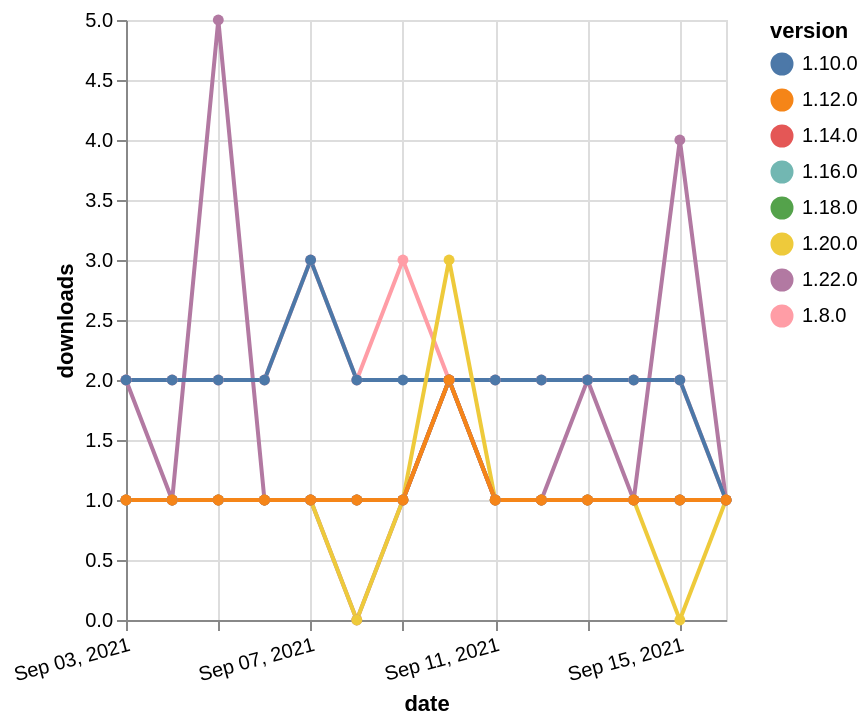

Source (Vega-Lite JSON):
### Vega-Lite specification from a JSON file in a GitHub repository (floating-point values rounded to 4 significant figures)
{"$schema": "https://vega.github.io/schema/vega-lite/v5.json", "description": "A simple bar chart with embedded data.", "data": {"values": [{"date": "2021-09-03", "total": 179, "delta": 1, "version": "1.18.0"}, {"date": "2021-09-04", "total": 180, "delta": 1, "version": "1.18.0"}, {"date": "2021-09-05", "total": 181, "delta": 1, "version": "1.18.0"}, {"date": "2021-09-06", "total": 182, "delta": 1, "version": "1.18.0"}, {"date": "2021-09-07", "total": 183, "delta": 1, "version": "1.18.0"}, {"date": "2021-09-08", "total": 184, "delta": 1, "version": "1.18.0"}, {"date": "2021-09-09", "total": 185, "delta": 1, "version": "1.18.0"}, {"date": "2021-09-10", "total": 187, "delta": 2, "version": "1.18.0"}, {"date": "2021-09-11", "total": 188, "delta": 1, "version": "1.18.0"}, {"date": "2021-09-12", "total": 189, "delta": 1, "version": "1.18.0"}, {"date": "2021-09-13", "total": 190, "delta": 1, "version": "1.18.0"}, {"date": "2021-09-14", "total": 191, "delta": 1, "version": "1.18.0"}, {"date": "2021-09-15", "total": 192, "delta": 1, "version": "1.18.0"}, {"date": "2021-09-16", "total": 193, "delta": 1, "version": "1.18.0"}, {"date": "2021-09-03", "total": 125, "delta": 2, "version": "1.22.0"}, {"date": "2021-09-04", "total": 126, "delta": 1, "version": "1.22.0"}, {"date": "2021-09-05", "total": 131, "delta": 5, "version": "1.22.0"}, {"date": "2021-09-06", "total": 132, "delta": 1, "version": "1.22.0"}, {"date": "2021-09-07", "total": 133, "delta": 1, "version": "1.22.0"}, {"date": "2021-09-08", "total": 133, "delta": 0, "version": "1.22.0"}, {"date": "2021-09-09", "total": 134, "delta": 1, "version": "1.22.0"}, {"date": "2021-09-10", "total": 136, "delta": 2, "version": "1.22.0"}, {"date": "2021-09-11", "total": 137, "delta": 1, "version": "1.22.0"}, {"date": "2021-09-12", "total": 138, "delta": 1, "version": "1.22.0"}, {"date": "2021-09-13", "total": 140, "delta": 2, "version": "1.22.0"}, {"date": "2021-09-14", "total": 141, "delta": 1, "version": "1.22.0"}, {"date": "2021-09-15", "total": 145, "delta": 4, "version": "1.22.0"}, {"date": "2021-09-16", "total": 146, "delta": 1, "version": "1.22.0"}, {"date": "2021-09-03", "total": 2400, "delta": 2, "version": "1.8.0"}, {"date": "2021-09-04", "total": 2402, "delta": 2, "version": "1.8.0"}, {"date": "2021-09-05", "total": 2404, "delta": 2, "version": "1.8.0"}, {"date": "2021-09-06", "total": 2406, "delta": 2, "version": "1.8.0"}, {"date": "2021-09-07", "total": 2409, "delta": 3, "version": "1.8.0"}, {"date": "2021-09-08", "total": 2411, "delta": 2, "version": "1.8.0"}, {"date": "2021-09-09", "total": 2414, "delta": 3, "version": "1.8.0"}, {"date": "2021-09-10", "total": 2416, "delta": 2, "version": "1.8.0"}, {"date": "2021-09-11", "total": 2418, "delta": 2, "version": "1.8.0"}, {"date": "2021-09-12", "total": 2420, "delta": 2, "version": "1.8.0"}, {"date": "2021-09-13", "total": 2422, "delta": 2, "version": "1.8.0"}, {"date": "2021-09-14", "total": 2424, "delta": 2, "version": "1.8.0"}, {"date": "2021-09-15", "total": 2426, "delta": 2, "version": "1.8.0"}, {"date": "2021-09-16", "total": 2427, "delta": 1, "version": "1.8.0"}, {"date": "2021-09-03", "total": 2256, "delta": 2, "version": "1.10.0"}, {"date": "2021-09-04", "total": 2258, "delta": 2, "version": "1.10.0"}, {"date": "2021-09-05", "total": 2260, "delta": 2, "version": "1.10.0"}, {"date": "2021-09-06", "total": 2262, "delta": 2, "version": "1.10.0"}, {"date": "2021-09-07", "total": 2265, "delta": 3, "version": "1.10.0"}, {"date": "2021-09-08", "total": 2267, "delta": 2, "version": "1.10.0"}, {"date": "2021-09-09", "total": 2269, "delta": 2, "version": "1.10.0"}, {"date": "2021-09-10", "total": 2271, "delta": 2, "version": "1.10.0"}, {"date": "2021-09-11", "total": 2273, "delta": 2, "version": "1.10.0"}, {"date": "2021-09-12", "total": 2275, "delta": 2, "version": "1.10.0"}, {"date": "2021-09-13", "total": 2277, "delta": 2, "version": "1.10.0"}, {"date": "2021-09-14", "total": 2279, "delta": 2, "version": "1.10.0"}, {"date": "2021-09-15", "total": 2281, "delta": 2, "version": "1.10.0"}, {"date": "2021-09-16", "total": 2282, "delta": 1, "version": "1.10.0"}, {"date": "2021-09-03", "total": 210, "delta": 1, "version": "1.20.0"}, {"date": "2021-09-04", "total": 211, "delta": 1, "version": "1.20.0"}, {"date": "2021-09-05", "total": 212, "delta": 1, "version": "1.20.0"}, {"date": "2021-09-06", "total": 213, "delta": 1, "version": "1.20.0"}, {"date": "2021-09-07", "total": 214, "delta": 1, "version": "1.20.0"}, {"date": "2021-09-08", "total": 214, "delta": 0, "version": "1.20.0"}, {"date": "2021-09-09", "total": 215, "delta": 1, "version": "1.20.0"}, {"date": "2021-09-10", "total": 218, "delta": 3, "version": "1.20.0"}, {"date": "2021-09-11", "total": 219, "delta": 1, "version": "1.20.0"}, {"date": "2021-09-12", "total": 220, "delta": 1, "version": "1.20.0"}, {"date": "2021-09-13", "total": 221, "delta": 1, "version": "1.20.0"}, {"date": "2021-09-14", "total": 222, "delta": 1, "version": "1.20.0"}, {"date": "2021-09-15", "total": 222, "delta": 0, "version": "1.20.0"}, {"date": "2021-09-16", "total": 223, "delta": 1, "version": "1.20.0"}, {"date": "2021-09-03", "total": 200, "delta": 1, "version": "1.16.0"}, {"date": "2021-09-04", "total": 201, "delta": 1, "version": "1.16.0"}, {"date": "2021-09-05", "total": 202, "delta": 1, "version": "1.16.0"}, {"date": "2021-09-06", "total": 203, "delta": 1, "version": "1.16.0"}, {"date": "2021-09-07", "total": 204, "delta": 1, "version": "1.16.0"}, {"date": "2021-09-08", "total": 205, "delta": 1, "version": "1.16.0"}, {"date": "2021-09-09", "total": 206, "delta": 1, "version": "1.16.0"}, {"date": "2021-09-10", "total": 208, "delta": 2, "version": "1.16.0"}, {"date": "2021-09-11", "total": 209, "delta": 1, "version": "1.16.0"}, {"date": "2021-09-12", "total": 210, "delta": 1, "version": "1.16.0"}, {"date": "2021-09-13", "total": 211, "delta": 1, "version": "1.16.0"}, {"date": "2021-09-14", "total": 212, "delta": 1, "version": "1.16.0"}, {"date": "2021-09-15", "total": 213, "delta": 1, "version": "1.16.0"}, {"date": "2021-09-16", "total": 214, "delta": 1, "version": "1.16.0"}, {"date": "2021-09-03", "total": 206, "delta": 1, "version": "1.14.0"}, {"date": "2021-09-04", "total": 207, "delta": 1, "version": "1.14.0"}, {"date": "2021-09-05", "total": 208, "delta": 1, "version": "1.14.0"}, {"date": "2021-09-06", "total": 209, "delta": 1, "version": "1.14.0"}, {"date": "2021-09-07", "total": 210, "delta": 1, "version": "1.14.0"}, {"date": "2021-09-08", "total": 211, "delta": 1, "version": "1.14.0"}, {"date": "2021-09-09", "total": 212, "delta": 1, "version": "1.14.0"}, {"date": "2021-09-10", "total": 214, "delta": 2, "version": "1.14.0"}, {"date": "2021-09-11", "total": 215, "delta": 1, "version": "1.14.0"}, {"date": "2021-09-12", "total": 216, "delta": 1, "version": "1.14.0"}, {"date": "2021-09-13", "total": 217, "delta": 1, "version": "1.14.0"}, {"date": "2021-09-14", "total": 218, "delta": 1, "version": "1.14.0"}, {"date": "2021-09-15", "total": 219, "delta": 1, "version": "1.14.0"}, {"date": "2021-09-16", "total": 220, "delta": 1, "version": "1.14.0"}, {"date": "2021-09-03", "total": 262, "delta": 1, "version": "1.12.0"}, {"date": "2021-09-04", "total": 263, "delta": 1, "version": "1.12.0"}, {"date": "2021-09-05", "total": 264, "delta": 1, "version": "1.12.0"}, {"date": "2021-09-06", "total": 265, "delta": 1, "version": "1.12.0"}, {"date": "2021-09-07", "total": 266, "delta": 1, "version": "1.12.0"}, {"date": "2021-09-08", "total": 267, "delta": 1, "version": "1.12.0"}, {"date": "2021-09-09", "total": 268, "delta": 1, "version": "1.12.0"}, {"date": "2021-09-10", "total": 270, "delta": 2, "version": "1.12.0"}, {"date": "2021-09-11", "total": 271, "delta": 1, "version": "1.12.0"}, {"date": "2021-09-12", "total": 272, "delta": 1, "version": "1.12.0"}, {"date": "2021-09-13", "total": 273, "delta": 1, "version": "1.12.0"}, {"date": "2021-09-14", "total": 274, "delta": 1, "version": "1.12.0"}, {"date": "2021-09-15", "total": 275, "delta": 1, "version": "1.12.0"}, {"date": "2021-09-16", "total": 276, "delta": 1, "version": "1.12.0"}]}, "width": "container", "mark": {"type": "line", "point": {"filled": true}}, "encoding": {"x": {"field": "date", "type": "temporal", "timeUnit": "yearmonthdate", "title": "date", "axis": {"labelAngle": -15}}, "y": {"field": "delta", "type": "quantitative", "title": "downloads"}, "color": {"field": "version", "type": "nominal"}, "tooltip": {"field": "delta"}}}
